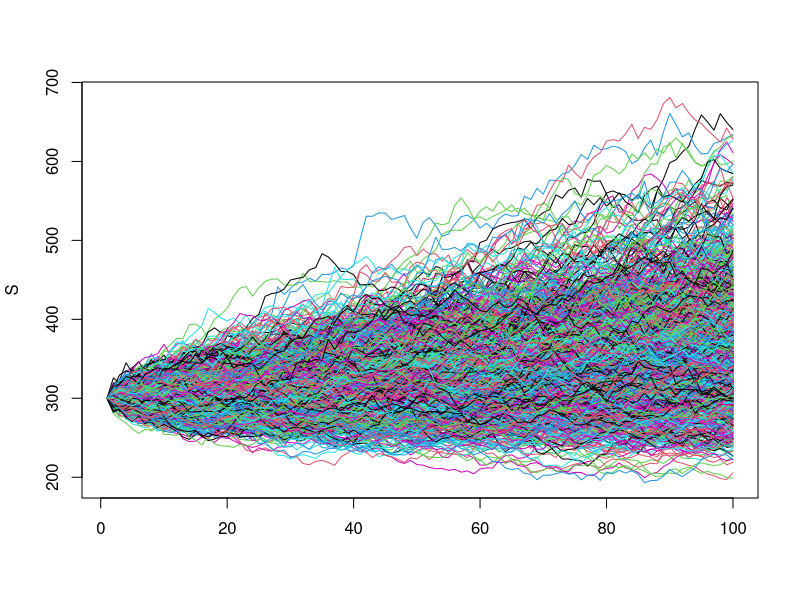

Write the R code that produced this figure.
s0<-300
T<-1
I<-100
K<-1000
sigma<-0.2
mi<-0.2
dt<-T/I
zeta<-matrix(rnorm(K*I,0,1),I,K)
S<-matrix(nrow=I, ncol=K)
S[1,]<-s0
for(j in 1:K)
  for(i in 2:I)
  {S[i,j]<-S[i-1,j]*exp((mi-sigma^2/2)*dt+sigma*sqrt(dt)*zeta[i,j])}
matplot(S, type="l", lty=1, pch=20)